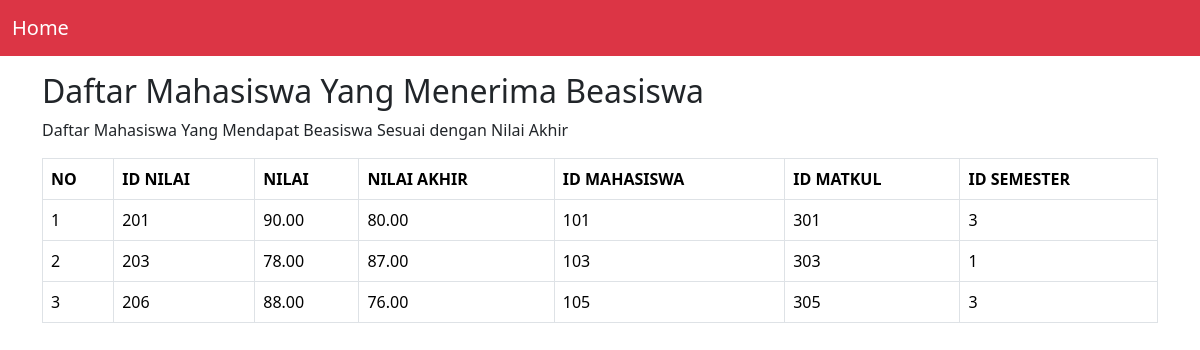
The page /tugas2/beasiswa.php on the database its author committed.
### tables this page shows
CREATE TABLE `tbl_nilai` (
  `nilai_id` int NOT NULL,
  `nilai` decimal(10,2) NOT NULL,
  `nilai_akhir` decimal(10,2) NOT NULL,
  `mahasiswa_id` int NOT NULL,
  `matkul_id` int NOT NULL,
  `semester_id` int NOT NULL
);

### tugas2/koneksi.php (called while the page is built, shortened)
<?php
class Database {
    private $host = "localhost";
    private $username = "root";
    private $password = "";
    private $dbname = "db_kampus";
    public function getConnection(){
        $this->connection = mysqli_connect($this->host, $this->username, $this->password, $this->dbname);
        mysqli_set_charset($this->connection, 'utf8');
        return $this->connection;
    }
}
class Beasiswa extends Nilai{
    public function tampilData(){
        $query = "SELECT * FROM tbl_nilai WHERE nilai_akhir >= 75";
        $result = mysqli_query($this->getConnection(), $query);
        return $result;
    }
}
?>

### tugas2/beasiswa.php (the view, shortened to what this page needs)
<!DOCTYPE html>
<html lang="en">
<head>
  <link href="https://cdn.jsdelivr.net/npm/bootstrap@5.3.3/dist/css/bootstrap.min.css" rel="stylesheet">
</head>
<body>
<nav class="navbar navbar-expand-sm bg-danger  navbar-dark">
  <div class="container-fluid">
    <a class="navbar-brand" href="index.php">Home</a>
  </div>
</nav>
<div class="container mt-3">
<h2>Daftar Mahasiswa Yang Menerima Beasiswa</h2>
<p>Daftar Mahasiswa Yang Mendapat Beasiswa Sesuai dengan Nilai Akhir</p>
<div class="card-body">
  <table class="table table-bordered" id="myTable">
    <thead>
      <tr>
        <th scope="col">NO</th>
        <th scope="col">ID NILAI</th>
        <th scope="col">NILAI</th>
        <th scope="col">NILAI AKHIR</th>
        <th scope="col">ID MAHASISWA</th>
        <th scope="col">ID MATKUL</th>
        <th scope="col">ID SEMESTER</th>
      </tr>
    </thead>
    <tbody>
      <?php
          include('koneksi.php');
          $beasiswa = new Beasiswa();
          $query = $beasiswa->tampilData();
          $no = 1;
          while ($row = mysqli_fetch_assoc($query)){
      ?>
      <tr>
        <td><?php echo $no++ ?></td>
        <td><?php echo $row['nilai_id'] ?></td>
        <td><?php echo $row['nilai'] ?></td>
        <td><?php echo $row['nilai_akhir'] ?></td>
        <td><?php echo $row['mahasiswa_id'] ?></td>
        <td><?php echo $row['matkul_id'] ?></td>
        <td><?php echo $row['semester_id'] ?></td>
      </tr>
      <?php
         }?>
    </tbody>
  </table>
</div>
</div>
</body>
</html>

### rows shown on the page
tbl_nilai: nilai_id "201", nilai "90.00", nilai_akhir "80.00", mahasiswa "101", matkul "301", semester "3"
tbl_nilai: nilai_id "203", nilai "78.00", nilai_akhir "87.00", mahasiswa "103", matkul "303", semester "1"
tbl_nilai: nilai_id "206", nilai "88.00", nilai_akhir "76.00", mahasiswa "105", matkul "305", semester "3"
